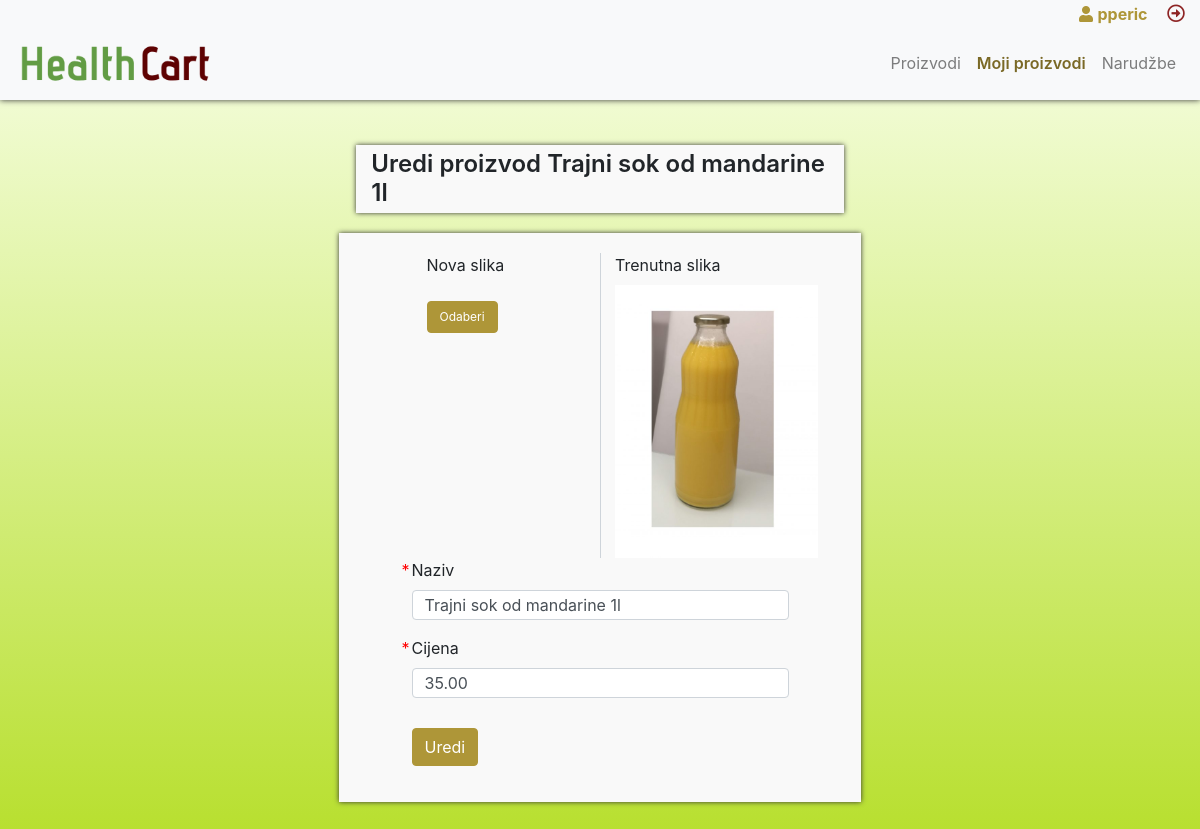
Page /edit-product.php?pid=15 (signed in) on the committed database.
### tables this page shows
CREATE TABLE `products` (
  `id` int(11) NOT NULL,
  `naziv` varchar(255) NOT NULL,
  `slika` varchar(255) DEFAULT NULL,
  `proizvodac_id` int(11) NOT NULL,
  `cijena` decimal(10,2) NOT NULL,
  `created_at` datetime DEFAULT CURRENT_TIMESTAMP
);

### edit-product.php (the view, shortened to what this page needs)
<?php
require_once "config.php";
$product = null;
$slika_error = $naziv_error = $cijena_error = '';
if($_GET && $_GET['pid']){
    $sql = "SELECT * FROM products WHERE id = :pid ";
    if($stmt = $pdo->prepare($sql)){
        $stmt->bindParam(":pid", $param_product_id, PDO::PARAM_STR);
        $stmt->execute();
        $product = $stmt->fetch();
    }
}else{
    header("location: own-products.php");
}
?>
<!DOCTYPE html>
<html lang="en">
<head>
    <?php include 'head.php'; ?>
</head>
<body class="dashboard">
    <div class="fixed-row">
        <div class="row logged-user text-right">
            <div class="col-12">
                <a href="<?php echo ROOT_URL; ?>edit-profil.php" class="logged-user-profil">
                    <i class="fas fa-user"></i> <strong><?php echo htmlspecialchars($_SESSION["username"]); ?></strong>
                </a>
                <a href="<?php echo ROOT_URL; ?>logout.php" class="logged-user-logout">
                    <i class="far fa-arrow-alt-circle-right"></i>
                </a>
            </div>
        </div>
        <nav class="navbar navbar-expand-lg navbar-light bg-light">
            <a class="navbar-brand" href="<?php echo ROOT_URL; ?>dashboard.php">
                <img class="logo-img" src="<?php echo ROOT_URL; ?>img/opg-logo.png">
            </a>
            <div class="collapse navbar-collapse" id="navbarNav">
                <ul class="navbar-nav ml-auto">
                    <li class="nav-item">
                        <a class="nav-link" href="<?php echo ROOT_URL; ?>dashboard.php">Proizvodi</a>
                    </li>
                    <?php if($_SESSION['role'] == 1){ ?>
                        <li class="nav-item active">
                            <a class="nav-link" href="<?php echo ROOT_URL; ?>own-products.php">Moji proizvodi</a>
                        </li>
                    <?php } ?>
                    <li class="nav-item">
                        <a class="nav-link" href="<?php echo ROOT_URL; ?>orders-received.php">Narudžbe</a>
                    </li>
                </ul>
            </div>
        </nav>
    </div>
    <div class="row page-content">
        <div class="col-12">
            <div class="row content-container">
                <div class="col-5 m-auto page-title">
                    <h4>Uredi proizvod <?php echo $product['naziv']; ?></h4>
                </div>
                <div class="col-11 m-auto">
                    <div class="row product-results edit-form">
                        <div class="col-12 col-md-10 col-lg-6 m-auto">
                            <form id="product-edit-form" method="POST" action="<?php echo ROOT_URL; ?>edit-product.php?pid=<?php echo $_GET['pid']; ?>" enctype="multipart/form-data">
                                <div class="row img-row form-group <?php echo (!empty($slika_error)) ? 'has-error' : ''; ?>">
                                    <div class="col-12 col-md-6">
                                        <div class="row">
                                            <label for="img" class="">Nova slika</label>
                                        </div>
                                        <div class="row new-img-name">
                                        </div>
                                        <div class="row">
                                            <label for="img" class="btn btn-primary">Odaberi</label>
                                        </div>
                                    </div>
                                    <div class="col-12 col-md-6 current-product-img">
                                        <div class="row">
                                            <label>Trenutna slika</label>
                                        </div>
                                        <div class="row">
                                            <img src="<?php echo ROOT_URL.'/img/products/'.$product['slika'] ?>" alt="<?php echo htmlspecialchars($product['naziv']); ?>" title="<?php echo htmlspecialchars($product['naziv']); ?>">
                                        </div>
                                    </div>
                                </div>
                                <div class="form-group <?php echo (!empty($naziv_error)) ? 'has-error' : ''; ?>">
                                    <label class="required_label">Naziv</label>
                                    <input type="text" name="naziv" class="form-control" value="<?php echo $product['naziv']; ?>">
                                </div>
                                <div class="form-group <?php echo (!empty($cijena_error)) ? 'has-error' : ''; ?>">
                                    <label class="required_label">Cijena</label>
                                    <input type="text" name="cijena" class="form-control" value="<?php echo $product['cijena']; ?>">
                                </div>
                                <div class="form-group margin-top-20">
                                    <button class="btn btn-primary product-remove" data-pid="<?php echo $product['id']; ?>">Uredi</button>
                                </div>
                            </form>
                        </div>
                    </div>
                </div>
            </div>
        </div>
    </div>
</body>
</html>

### css/style.css (style rules this page uses)
* { outline: unset !important; }
a { color: #ae9638; text-decoration: none; background-color: transparent; }
.row { margin: 0; }
.btn-primary, .btn-primary:focus, .btn-primary:active, .btn-primary:not(:disabled):not(.disabled).active, .btn-primary:not(:disabled):not(.disabled):active, .show > .btn-primary.dropdown-toggle { background-color: #ae9638; border-color: #ae9638; box-shadow: unset !important; }
.required_label { position: relative; }
.required_label::before { content: '*'; color: red; position: absolute; top: 0; left: -10px; }
.logo-img { max-width: 200px; display: block; }
body.dashboard { background: #f8ffe8; background: -moz-linear-gradient(top, #f8ffe8 0%, #e3f5ab 33%, #b7df2d 100%); background: -webkit-linear-gradient(top, #f8ffe8 0%,#e3f5ab 33%,#b7df2d 100%); background: linear-gradient(to bottom, #f8ffe8 0%,#e3f5ab 33%,#b7df2d 100%); filter: progid:DXImageTransform.Microsoft.gradient( startColorstr='#f8ffe8', endColorstr='#b7df2d',GradientType=0 ); }
.margin-top-20 { margin-top: 30px; }
.fixed-row { background-color: #f8f9fa !important; position: fixed; top: 0; width: 100%; box-shadow: 0 0 6px #333; z-index: 10; }
.logged-user-profil { margin-right: 15px; }
.logged-user-logout { color: #8e2525; font-size: 18px; }
.navbar-light .navbar-nav .active > .nav-link { color: #7a6926; font-weight: 600; }
.form-control { height: 30px; }
.page-content { margin-top: 125px; min-height: calc(100vh - 83px); }
.content-container { padding: 20px 0; }
.order-results.order-list > div.m-auto, .insert-form > div.m-auto, .edit-form > div.m-auto { background: #f9f9f9; margin: 10px; padding: 20px 0; box-shadow: 0 0 5px #333; }
#profil-form, #product-insert-form, #product-edit-form { width: calc(80% - 40px); margin: 0 auto; }
#product-insert-form .img-row img, #product-edit-form .img-row img { display: block; margin: 0 auto; max-height: 273px; width: auto; }
#product-insert-form .img-row .col-md-6:nth-child(2), #product-edit-form .img-row .col-md-6:nth-child(2) { position: relative; }
#product-insert-form .img-row .col-md-6:nth-child(2)::before, #product-edit-form .img-row .col-md-6:nth-child(2)::before { content: ''; display: inline-flex; height: 100%; position: absolute; left: 0; top: 0; border-left: 1px solid #ced4da; }
#product-insert-form .img-row.form-group .btn.btn-primary, #product-edit-form .img-row.form-group .btn.btn-primary { font-size: 12px; margin-bottom: 10px; }
.page-title { margin-bottom: 20px !important; background: #f9f9f9; box-shadow: 0 0 5px #333; }
.page-title h4 { font-weight: 600; margin: 5px 0; }

### css/all.css (style rules this page uses)
.fa, .fas, .far, .fal, .fad, .fab { -moz-osx-font-smoothing: grayscale; -webkit-font-smoothing: antialiased; display: inline-block; font-style: normal; font-variant: normal; text-rendering: auto; line-height: 1; }
.fa-arrow-alt-circle-right:before { content: "\f35a"; }
.fa-user:before { content: "\f007"; }
.far { font-family: 'Font Awesome 5 Free'; font-weight: 400; }
.fa, .fas { font-family: 'Font Awesome 5 Free'; font-weight: 900; }

### rows in the picture
products: naziv "Trajni sok od mandarine 1l", slika (picture), cijena "35.00"

### other values in the picture
$_SESSION["username"] "pperic"
